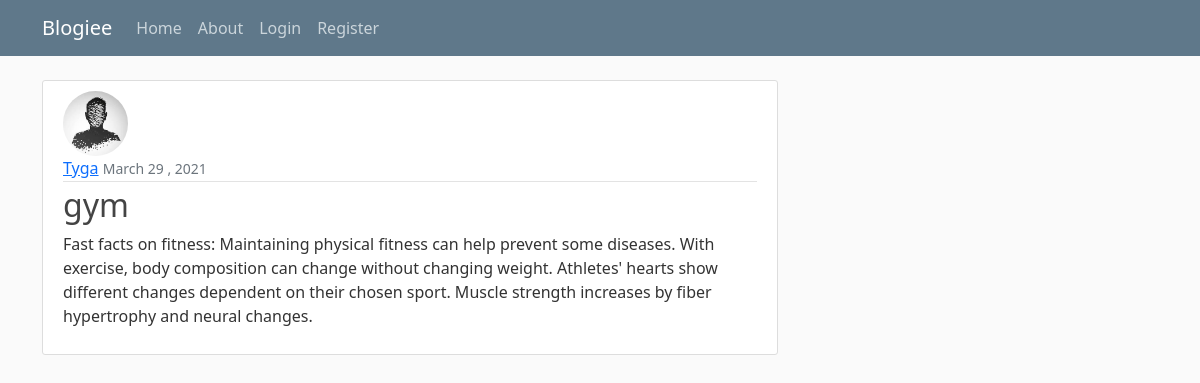
Screenshot of /post/11/ with the database file from the repository.
### blog/models.py (models this page shows, shortened)
class Post(models.Model):
     author = models.ForeignKey(User, on_delete=models.CASCADE) #one to many relationship
     title = models.CharField(max_length=100)
     content = models.TextField()
     date_posted = models.DateTimeField(default=timezone.now)

### users/models.py (models this page shows, shortened)
class Profile(models.Model):
    user = models.OneToOneField(User,on_delete=models.CASCADE)
    image = models.ImageField(default='default.jpeg',upload_to='profile_pics')

### blog/views.py (the view)
# urls.py: path('post/<int:pk>/', Postdetailview.as_view() , name='post-detail'),
class Postdetailview(DetailView):
    model=Post

### blog/templates/blog/post_detail.html (shortened to what this page needs)
{% extends "blog/base.html" %}
{% block content %}
    <article class="media content-section">
      <img class="rounded-circle article-img" src="{{object.author.profile.image.url}}">
      <div class="media-body">
        <div class="article-metadata">
          <a class="mr-2" href="{% url 'user-post' object.author.username %}">{{ object.author }}</a>
          <small class="text-muted">{{ object.date_posted|date:'F d , Y' }}</small>
        </div>
        <h2 class="article-title" > {{object.title}} </h2>
        <p class="article-content">{{object.content }}</p>
      </div>
    </article>
{% endblock content %}

### blog/static/blog/main.css (style rules this page uses)
body { background: #fafafa; color: #333333; margin-top: 5rem; }
h1, h2, h3, h4, h5, h6 { color: #444444; }
.content-section { background: #ffffff; padding: 10px 20px; border: 1px solid #dddddd; border-radius: 3px; margin-bottom: 20px; }
.article-title { color: #444444; }
.article-content { white-space: pre-line; }
.article-img { height: 65px; width: 65px; margin-right: 16px; }
.article-metadata { padding-bottom: 1px; margin-bottom: 4px; border-bottom: 1px solid #e3e3e3 }

### rows the page displays
Post: author.profile.image (placeholder picture), author "Tyga", date_posted "March 29 , 2021", title "gym", content "Fast facts on fitness: Maintaining physical fitness can help prevent some diseases. With exercise, body composition can change without changing weight. Athletes' hearts show different changes dependent on their chosen sport. Muscle strength increases by fiber hypertrophy and neural changes."
